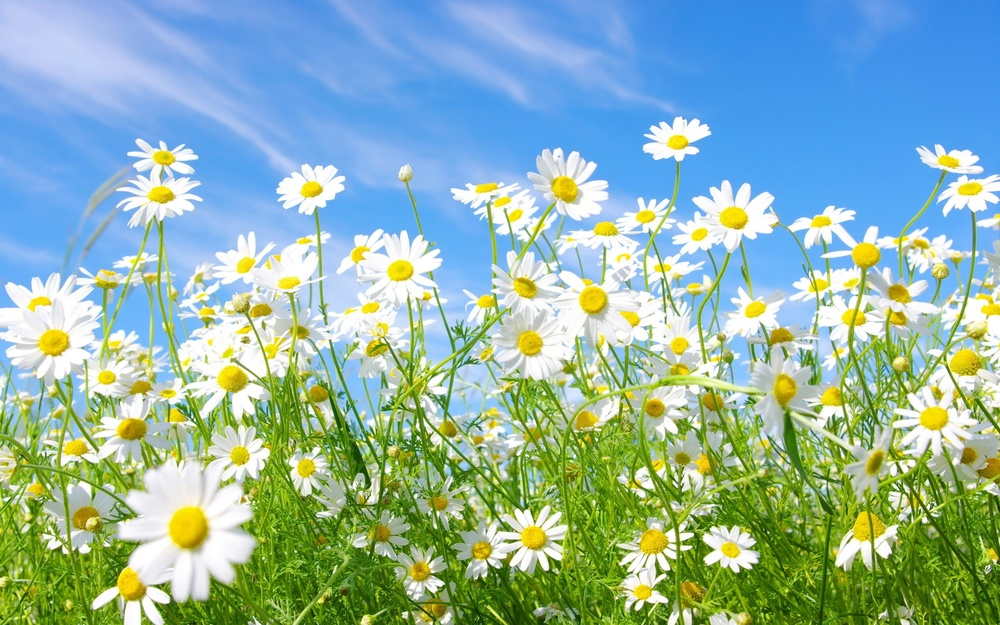
#> input picture partial-exams/1-kol-19/stefan-res/Figure2.jpg, 1000 x 625 px, shrunk from 2560 x 1600 before the run
$ python 2.py
#> lines starting #> are read from the running program, lines starting #| are printed output that depends on the picture
import cv2

image = cv2.imread('Figure2.jpg', cv2.IMREAD_COLOR)
#> image is the input picture: shape (625, 1000, 3); mean B, G, R 169.1, 180.2, 144.2
image_hsv = cv2.cvtColor(image, cv2.COLOR_BGR2HSV)
#> image_hsv: shape (625, 1000, 3); mean H, S, V 73.9, 124.1, 209.2
(h, s, v) = cv2.split(image_hsv)
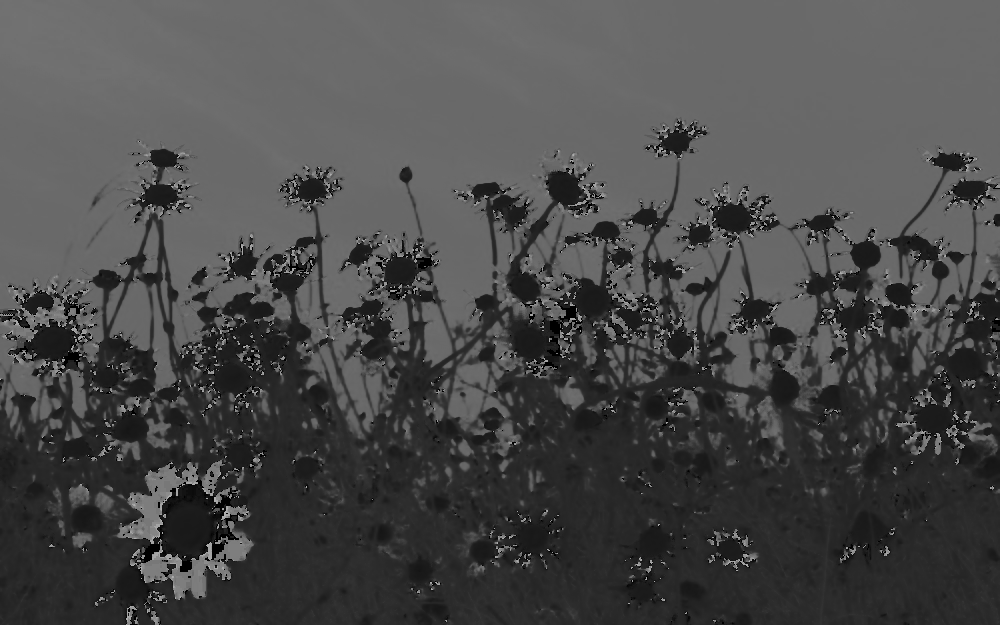
#> h: shape (625, 1000); min 0, max 177, mean 73.9
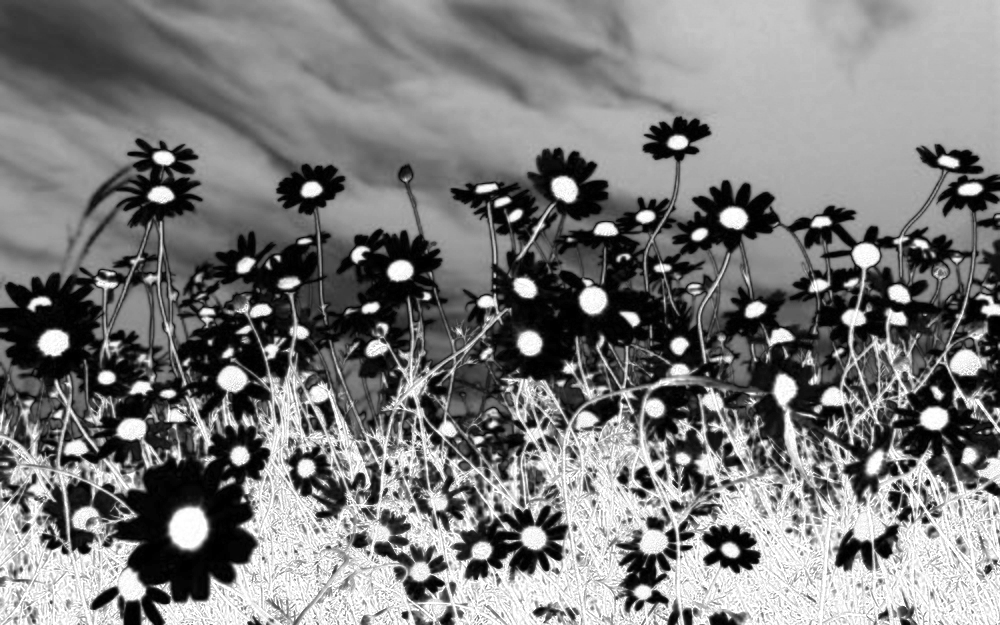
#> s: shape (625, 1000); min 0, max 255, mean 124.1
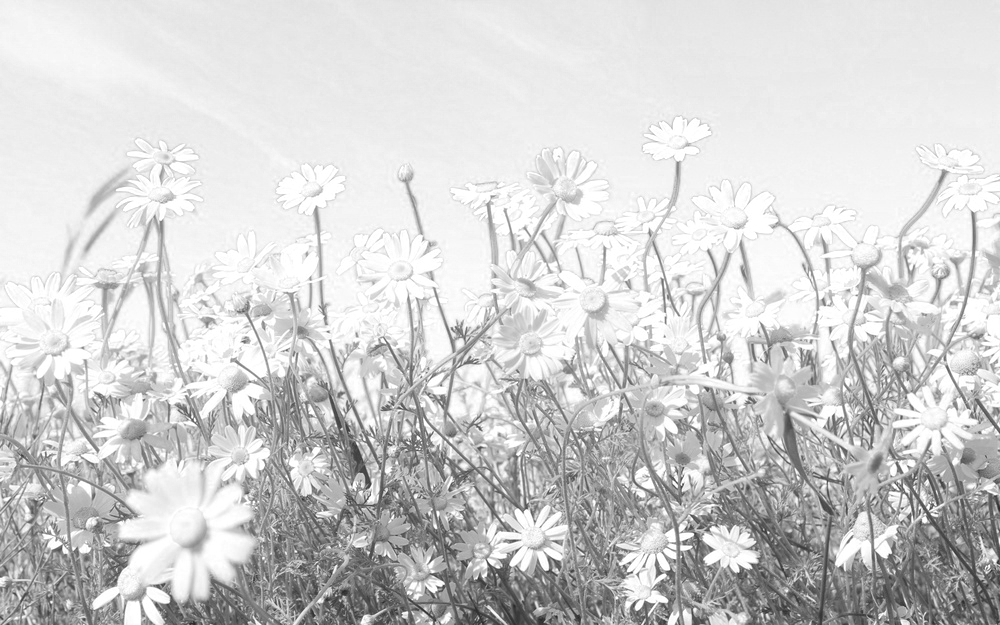
#> v: shape (625, 1000); min 39, max 255, mean 209.2

cv2.imshow('hue', h)

cv2.imshow('saturation', s)

cv2.imshow('value', v)

cv2.waitKey(0)
cv2.destroyAllWindows()

$ run again, with partial-exams/1-kol-19/stefan-res/Figure3.jpg copied over partial-exams/1-kol-19/stefan-res/Figure2.jpg
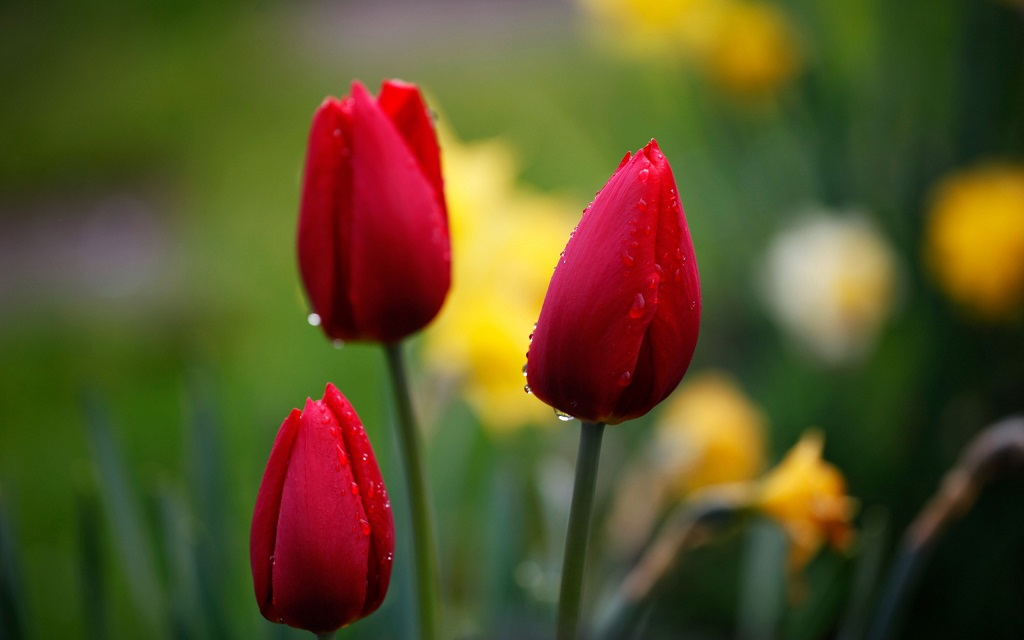
#> input picture partial-exams/1-kol-19/stefan-res/Figure3.jpg, 1024 x 640 px
#> image is the input picture: shape (640, 1024, 3); mean B, G, R 38.9, 81.4, 90.6
#> image_hsv: shape (640, 1024, 3); mean H, S, V 58.5, 162.1, 104.5
#> `(h, s, v) = cv2.split(image_hsv)`:
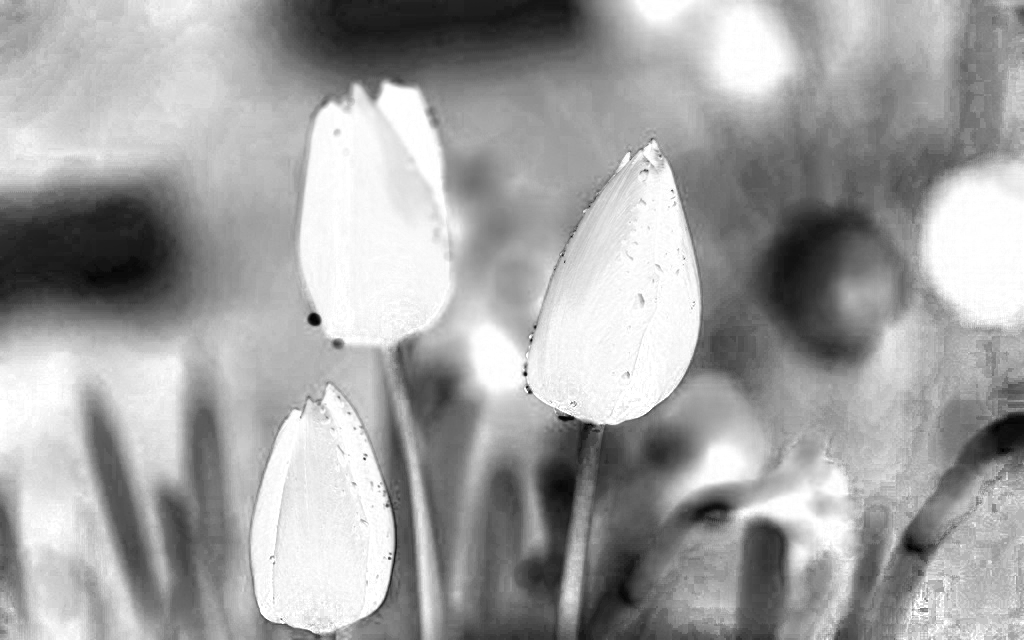
#> s: shape (640, 1024); min 0, max 255, mean 162.1
#> `(h, s, v) = cv2.split(image_hsv)`:
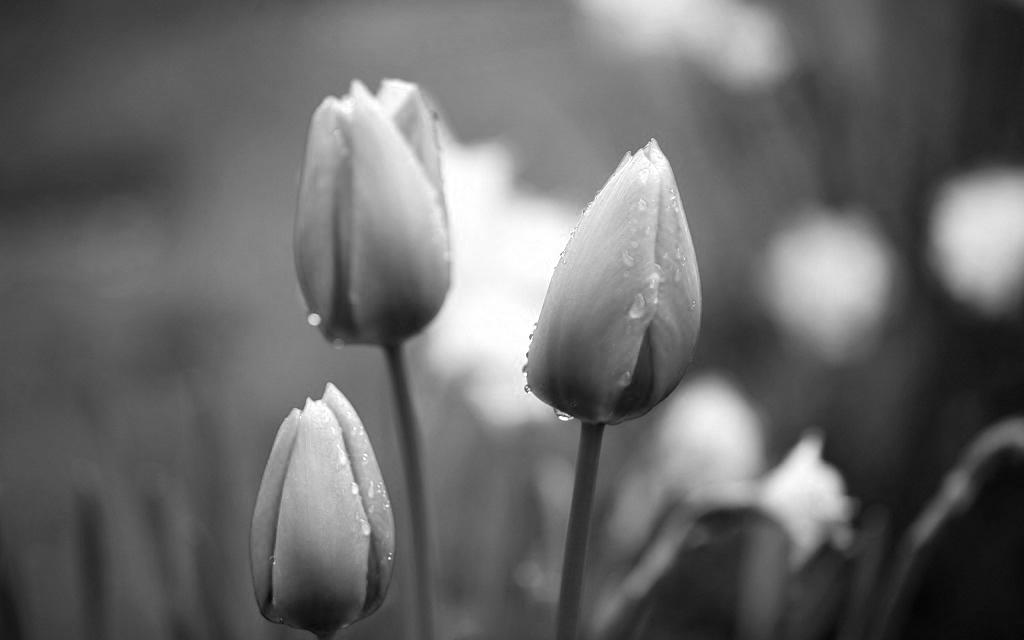
#> v: shape (640, 1024); min 3, max 255, mean 104.5
